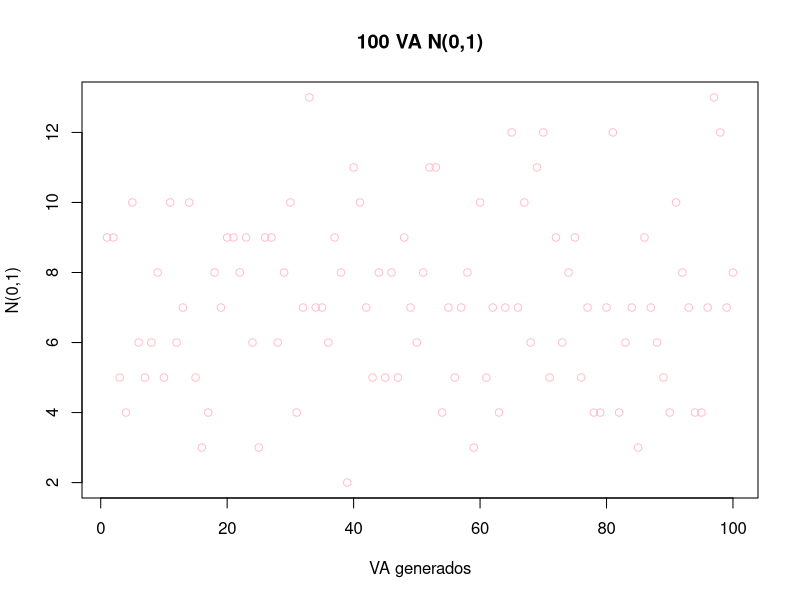
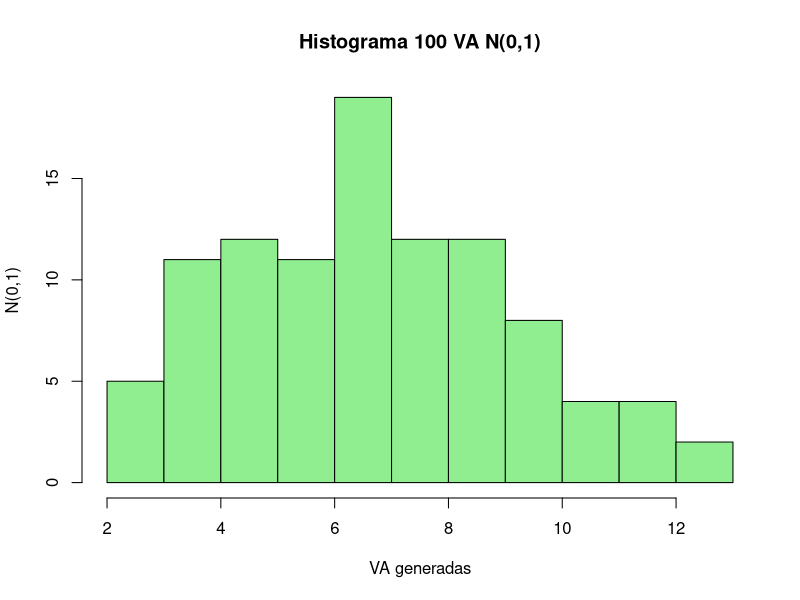
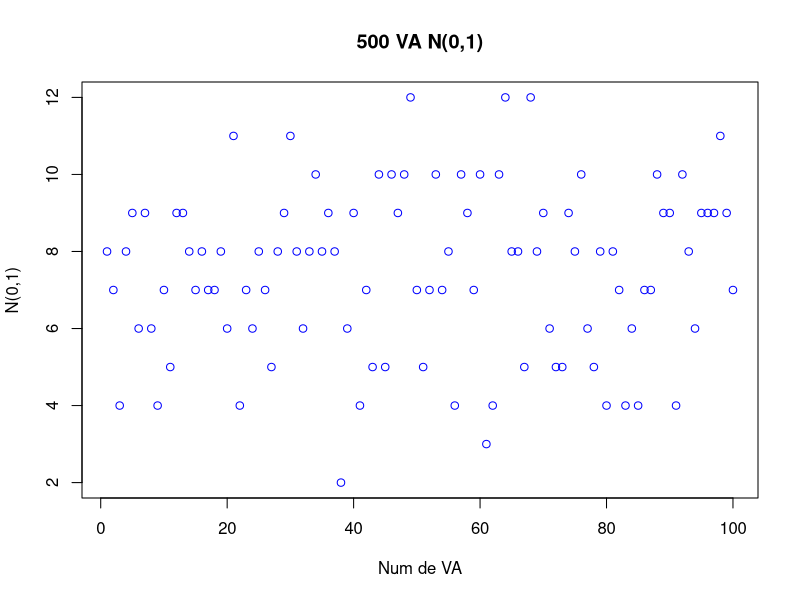
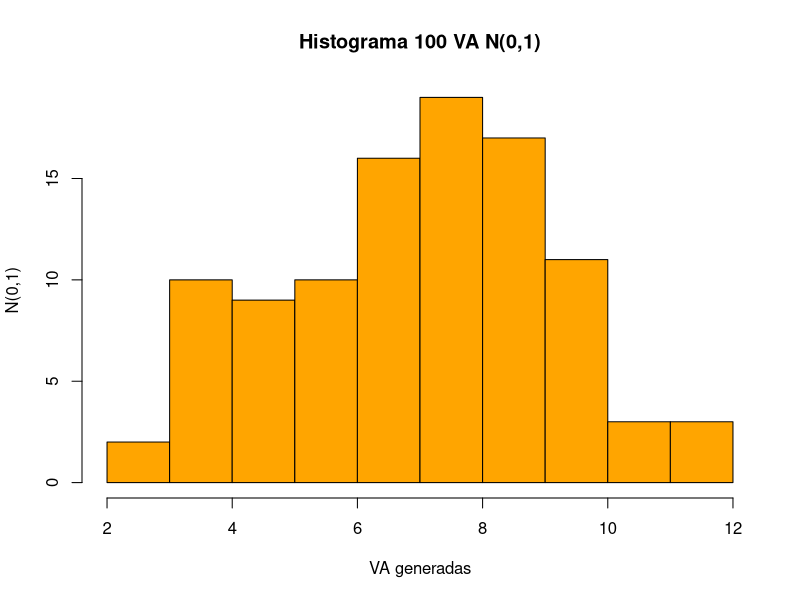
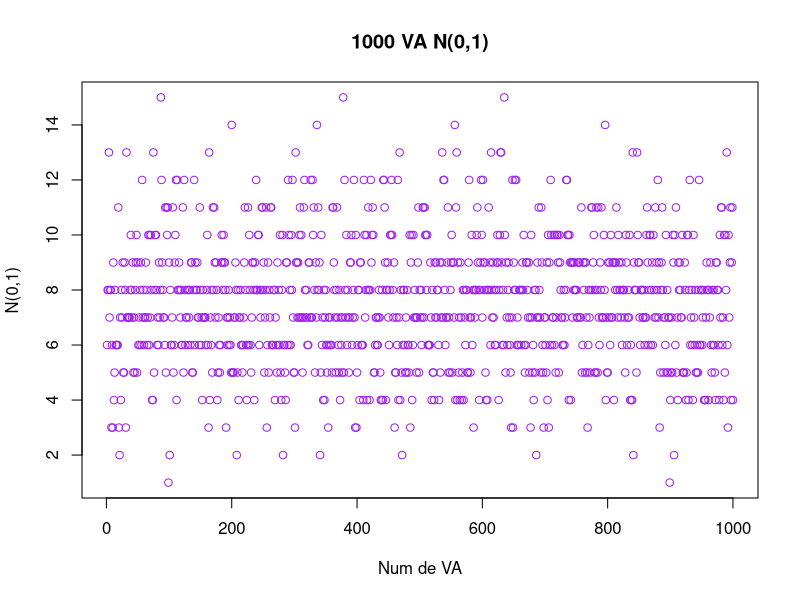
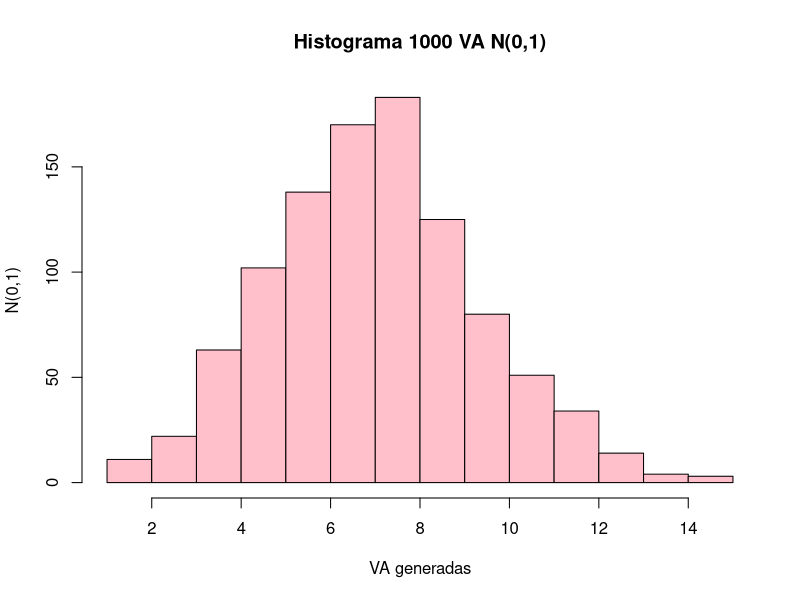
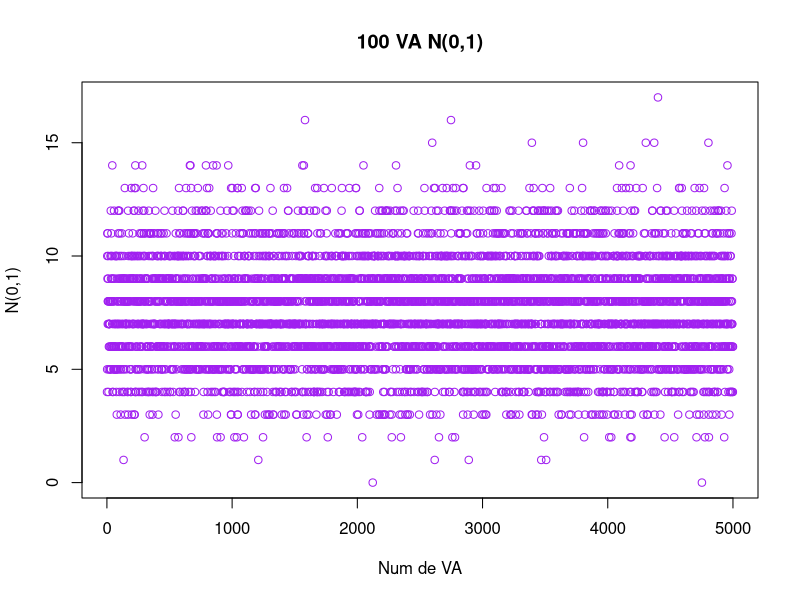
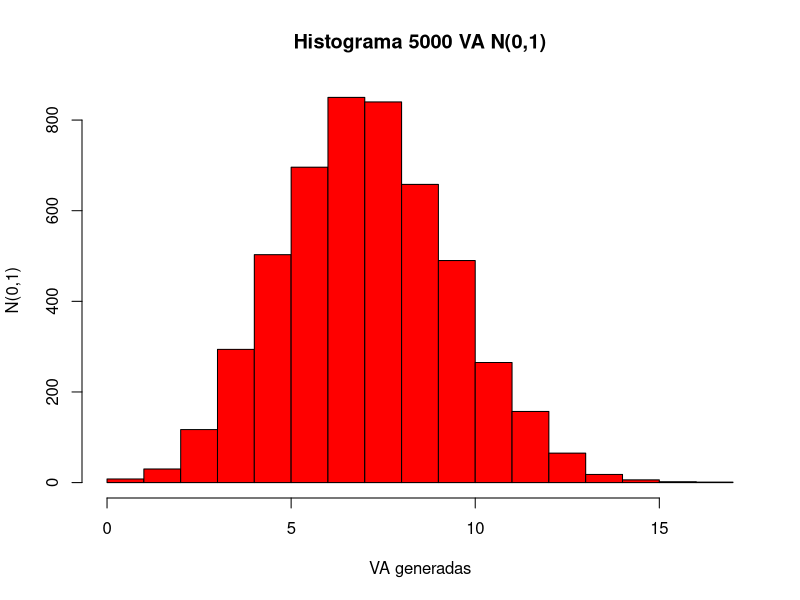

The R script that drew these images, in order:
## ---- chunk 1
knitr::opts_chunk$set(echo = TRUE)
## ---- chunk 2
n1 <- 100; (n1)
k <- 25
p <- 0.3
## ---- chunk 3
mibinominal <- rbinom(n1,k,p)
## ---- chunk 4
plot(mibinominal, col="pink",
main = "100 VA N(0,1)",
xlab ="VA generados",
ylab = "N(0,1)")

## ---- chunk 5
hist(mibinominal, main="Histograma 100 VA N(0,1)",
     col="lightgreen",
     xlab="VA generadas",
     ylab="N(0,1)")

## ---- chunk 6
n2 <- 500; (n2)
k <- 25
p <- 0.3
## ---- chunk 7
mibinominal <- rbinom(n1,k,p)
## ---- chunk 8
plot(mibinominal, col="blue",
main = "500 VA N(0,1)",
xlab ="Num de VA",
ylab = "N(0,1)")

## ---- chunk 9
hist(mibinominal, main="Histograma 100 VA N(0,1)",
     col="orange",
     xlab="VA generadas",
     ylab="N(0,1)")

## ---- chunk 10
n3 <- 1000; (n3)
k <- 25
p <- 0.3
## ---- chunk 11
mibinominal <- rbinom(n3,k,p)
## ---- chunk 12
plot(mibinominal, col="purple",
main = "1000 VA N(0,1)",
xlab ="Num de VA",
ylab = "N(0,1)")

## ---- chunk 13
hist(mibinominal, main="Histograma 1000 VA N(0,1)",
     col="pink",
     xlab="VA generadas",
     ylab="N(0,1)")

## ---- chunk 14
n4 <- 5000; (n4)
k <- 25
p <- 0.3
## ---- chunk 15
mibinominal <- rbinom(n4,k,p)
## ---- chunk 16
plot(mibinominal, col="purple",
main = "100 VA N(0,1)",
xlab ="Num de VA",
ylab = "N(0,1)")

## ---- chunk 17
hist(mibinominal, main="Histograma 5000 VA N(0,1)",
     col="red",
     xlab="VA generadas",
     ylab="N(0,1)")

## ---- chunk 18
n5 <- 10000; (n5)
k <- 25
p <- 0.3
## ---- chunk 19
mibinominal <- rbinom(n5,k,p)
## ---- chunk 20
plot(mibinominal, col="purple",
main = "10000 VA N(0,1)",
xlab ="Num de VA",
ylab = "N(0,1)")

## ---- chunk 21
hist(mibinominal, main="Histograma 10000 VA N(0,1)",
     col="pink",
     xlab="VA generadas",
     ylab="N(0,1)")

## ---- chunk 22
n6 <- 15000; (n6)
k <- 25
p <- 0.3
## ---- chunk 23
mibinominal <- rbinom(n6,k,p)
## ---- chunk 24
plot(mibinominal, col="purple",
main = "100 VA N(k,p)",
xlab ="Num de VA",
ylab = "N(0,1)")

## ---- chunk 25
hist(mibinominal, main="Histograma 15000 VA N(0,1)",
     col="pink",
     xlab="VA generadas",
     ylab="N(0,1)")

## ---- chunk 26
n1 <- 100; (n1)
k <- 25
p <- 0.45
## ---- chunk 27
mibinominal <- rbinom(n1,k,p)
## ---- chunk 28
plot(mibinominal, col="pink",
main = "100 VA N(0,1)",
xlab ="Num de VA",
ylab = "N(0,1)")

## ---- chunk 29
hist(mibinominal, main="Histograma 100 VA N(0,1)",
     col="lightgreen",
     xlab="VA generadas",
     ylab="N(0,1)")

## ---- chunk 30
n2 <- 500; (n2)
k <- 25
p <- 0.45
## ---- chunk 31
mibinominal <- rbinom(n2,k,p)
## ---- chunk 32
plot(mibinominal, col="blue",
main = "500 VA N(0,1))",
xlab ="Num de VA",
ylab = "N(0,1)")

## ---- chunk 33
hist(mibinominal, main="Histograma 100 VA N(0,1)",
     col="red",
     xlab="VA generadas",
     ylab="N(0,1)")

## ---- chunk 34
n3 <- 1000; (n3)
k <- 25
p <- 0.45
## ---- chunk 35
mibinominal <- rbinom(n3,k,p)
## ---- chunk 36
plot(mibinominal, col="yellow",
main = "1000 VA N(0,1)",
xlab ="Num de VA",
ylab = "N(0,1)")

## ---- chunk 37
hist(mibinominal, main="Histograma 1000 VA N(0,1)",
     col="brown",
     xlab="VA generadas",
     ylab="N(0,1)")

## ---- chunk 38
n4 <- 5000; (n4)
k <- 25
p <- 0.45
## ---- chunk 39
mibinominal <- rbinom(n4,k,p)
## ---- chunk 40
plot(mibinominal, col="blue",
main = "100 VA NN(0,1)",
xlab ="Num de VA",
ylab = "N(0,1)")

## ---- chunk 41
hist(mibinominal, main="Histograma 5000 VA NN(0,1)",
     col="gray",
     xlab="VA generadas",
     ylab="N(0,1)")

## ---- chunk 42
n5 <- 10000; (n5)
k <- 25
p <- 0.45
## ---- chunk 43
mibinominal <- rbinom(n5,k,p)
## ---- chunk 44
plot(mibinominal, col="purple",
main = "10000 VA N(0,1))",
xlab ="Num de VA",
ylab = "N(0,1)")

## ---- chunk 45
hist(mibinominal, main="Histograma 10000 VA N(0,1)",
     col="green",
     xlab="VA generadas",
     ylab="N(0,1)")

## ---- chunk 46
n6 <- 15000; (n6)
k <- 25
p <- 0.45
## ---- chunk 47
mibinominal <- rbinom(n6,k,p)
## ---- chunk 48

plot(mibinominal, col="purple",
main = "100 VA N(0,1)",
xlab ="Num de VA",
ylab = "N(0,1)")

## ---- chunk 49
hist(mibinominal, main="Histograma 15000 VA N(0,1)",
     col="pink",
     xlab="VA generadas",
     ylab="N(0,1)")

## ---- chunk 50
n1 <- 100; (n1)
k <- 25
p <- 0.8
## ---- chunk 51
mibinominal <- rbinom(n1,k,p)
## ---- chunk 52
plot(mibinominal, col="pink",
main = "100 VA N(0,1)",
xlab ="Num de VA",
ylab = "N(0,1)")

## ---- chunk 53
hist(mibinominal, main="Histograma 100 VA N(0,1)",
     col="lightgreen",
     xlab="VA generadas",
     ylab="N(0,1)")

## ---- chunk 54
n2 <- 500; (n2)
k <- 25
p <- 0.8
## ---- chunk 55
mibinominal <- rbinom(n2,k,p)
## ---- chunk 56
plot(mibinominal, col="blue",
main = "500 VA N(0,1))",
xlab ="Num de VA",
ylab = "N(0,1)")

## ---- chunk 57
hist(mibinominal, main="Histograma 100 VA N(0,1)",
     col="red",
     xlab="VA generadas",
     ylab="N(0,1)")

## ---- chunk 58
n3 <- 1000; (n3)
k <- 25
p <- 0.8
## ---- chunk 59
mibinominal <- rbinom(n3,k,p)
## ---- chunk 60
plot(mibinominal, col="yellow",
main = "1000 VA N(0,1)",
xlab ="Num de VA",
ylab = "N(0,1)")

## ---- chunk 61
hist(mibinominal, main="Histograma 1000 VA N(0,1)",
     col="brown",
     xlab="VA generadas",
     ylab="N(0,1)")

## ---- chunk 62
n4 <- 5000; (n4)
k <- 25
p <- 0.8
## ---- chunk 63
mibinominal <- rbinom(n4,k,p)
## ---- chunk 64
plot(mibinominal, col="blue",
main = "100 VA NN(0,1)",
xlab ="Num de VA",
ylab = "N(0,1)")

## ---- chunk 65
hist(mibinominal, main="Histograma 5000 VA NN(0,1)",
     col="gray",
     xlab="VA generadas",
     ylab="N(0,1)")

## ---- chunk 66
n5 <- 10000; (n5)
k <- 25
p <- 0.8
## ---- chunk 67
mibinominal <- rbinom(n5,k,p)
## ---- chunk 68
plot(mibinominal, col="purple",
main = "10000 VA N(0,1))",
xlab ="Num de VA",
ylab = "N(0,1)")

## ---- chunk 69
hist(mibinominal, main="Histograma 10000 VA N(0,1)",
     col="green",
     xlab="VA generadas",
     ylab="N(0,1)")

## ---- chunk 70
n6 <- 15000; (n6)
k <- 25
p <- 0.8
## ---- chunk 71
mibinominal <- rbinom(n6,k,p)
## ---- chunk 72

plot(mibinominal, col="purple",
main = "100 VA N(0,1)",
xlab ="Num de VA",
ylab = "N(0,1)")

## ---- chunk 73
hist(mibinominal, main="Histograma 15000 VA N(0,1)",
     col="pink",
     xlab="VA generadas",
     ylab="N(0,1)")

## ---- chunk 74
n1 <- 100; (n1)
k <- 25
p <- 0.95
## ---- chunk 75
mibinominal <- rbinom(n1,k,p)
## ---- chunk 76
plot(mibinominal, col="pink",
main = "100 VA N(0,1)",
xlab ="Num de VA",
ylab = "N(0,1)")

## ---- chunk 77
hist(mibinominal, main="Histograma 100 VA N(0,1)",
     col="lightgreen",
     xlab="VA generadas",
     ylab="N(0,1)")

## ---- chunk 78
n2 <- 500; (n2)
k <- 25
p <- 0.95
## ---- chunk 79
mibinominal <- rbinom(n2,k,p)
## ---- chunk 80
plot(mibinominal, col="blue",
main = "500 VA N(0,1))",
xlab ="Num de VA",
ylab = "N(0,1)")

## ---- chunk 81
hist(mibinominal, main="Histograma 100 VA N(0,1)",
     col="red",
     xlab="VA generadas",
     ylab="N(0,1)")

## ---- chunk 82
n3 <- 1000; (n3)
k <- 25
p <- 0.95
## ---- chunk 83
mibinominal <- rbinom(n3,k,p)
## ---- chunk 84
plot(mibinominal, col="yellow",
main = "1000 VA N(0,1)",
xlab ="Num de VA",
ylab = "N(0,1)")

## ---- chunk 85
hist(mibinominal, main="Histograma 1000 VA N(0,1)",
     col="brown",
     xlab="VA generadas",
     ylab="N(0,1)")

## ---- chunk 86
n4 <- 5000; (n4)
k <- 25
p <- 0.95
## ---- chunk 87
mibinominal <- rbinom(n4,k,p)
## ---- chunk 88
plot(mibinominal, col="blue",
main = "100 VA NN(0,1)",
xlab ="Num de VA",
ylab = "N(0,1)")

## ---- chunk 89
hist(mibinominal, main="Histograma 5000 VA NN(0,1)",
     col="gray",
     xlab="VA generadas",
     ylab="N(0,1)")

## ---- chunk 90
n5 <- 10000; (n5)
k <- 25
p <- 0.95
## ---- chunk 91
mibinominal <- rbinom(n5,k,p)
## ---- chunk 92
plot(mibinominal, col="purple",
main = "10000 VA N(0,1))",
xlab ="Num de VA",
ylab = "N(0,1)")

## ---- chunk 93
hist(mibinominal, main="Histograma 10000 VA N(0,1)",
     col="green",
     xlab="VA generadas",
     ylab="N(0,1)")

## ---- chunk 94
n6 <- 15000; (n6)
k <- 25
p <- 0.95
## ---- chunk 95
mibinominal <- rbinom(n6,k,p)
## ---- chunk 96

plot(mibinominal, col="purple",
main = "100 VA N(0,1)",
xlab ="Num de VA",
ylab = "N(0,1)")

## ---- chunk 97
hist(mibinominal, main="Histograma 15000 VA N(0,1)",
     col="pink",
     xlab="VA generadas",
     ylab="N(0,1)")

## ---- chunk 98
n_values <- c(100, 500, 1000, 5000, 10000, 15000)
k <- 25
p <- 0.3


par(mfrow = c(2, 3))  # 2 filas, 3 columnas


for (n in n_values) {
  datos <- rbinom(n, k, p)
  hist(datos, main = paste("Histograma n =", n),
       col = "lightblue", xlab = "VA generadas", ylab = "Frecuencia")
}
## ---- chunk 99
n_values <- c(100, 500, 1000, 5000, 10000, 15000)
p_values <- c(0.3, 0.45, 0.8, 0.95)
k <- 25


par(mfrow = c(length(p_values), length(n_values)), mar = c(2,2,2,1))


for (p in p_values) {
  for (n in n_values) {
    datos <- rbinom(n, k, p)
    hist(datos, main = paste("n=", n, "\np=", p),
         col = "pink", xlab = "", ylab = "", cex.main = 0.8)
  }
}
